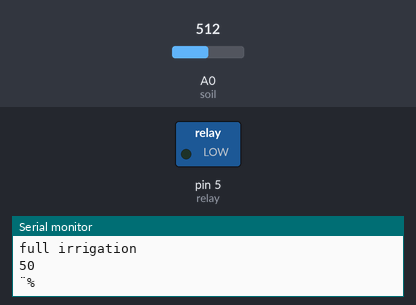
Bench run of a sketch on a simulated Arduino Uno, built with avr-gcc and run on an emulated ATmega328P. On the bench: switched loads named in the sketch (green lamp = pin HIGH), the last lines printed to the serial monitor. Inputs (shaded band) come from the test bench; at power-on: A0 (soil) = 512.

Above: at 1.8 s.
1.9 s: A0 (soil) set to 602
4.2 s: A0 (soil) set to 625
At 6.8 s:
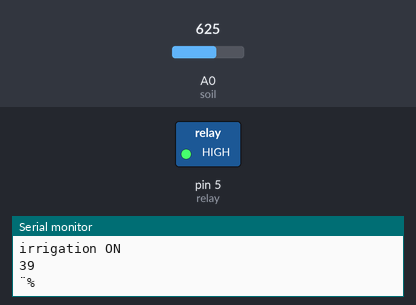
7.5 s: A0 (soil) set to 511
At 10.2 s:
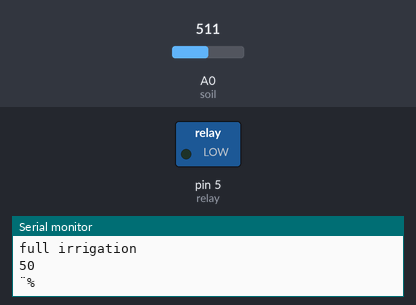
10.5 s: A0 (soil) set to 716
At 12.7 s:
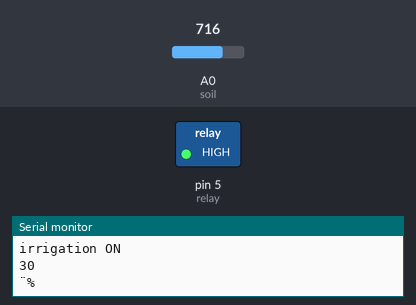
Timing chart, 0 to 14.2 s (numbered marks = the images above; inputs shaded):
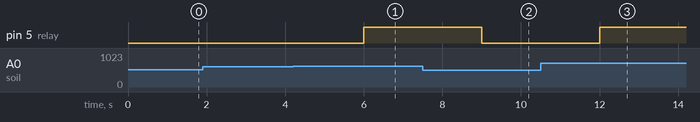

Measured:
- the behaviour switches between 616 and 617 on A0 (soil) (found by bisection; images 0 and 1)
- after the input at 4.2 s, pin 5 (relay): LOW → HIGH after 1.8 s
- after the input at 7.5 s, pin 5 (relay): HIGH → LOW after 1.5 s
- after the input at 10.5 s, pin 5 (relay): LOW → HIGH after 1.5 s

The sketch:

soil_irrigation.ino
```cpp
int relay = 5;
int soil = A0;
int himi,himidity;

void setup(){
  Serial.begin(9600);
  pinMode(relay,OUTPUT);
  pinMode(soil,INPUT);
  Serial.print("test irrigation ! ");

}


void loop(){
  himi = analogRead(soil);
  int himidity = map(himi ,1028 , 0 ,0 , 100);
  Serial.println(himidity);
  Serial.println("¨%");
  delay(1000);
  if(himidity < 40 ){
    digitalWrite(relay, HIGH);
    Serial.println("irrigation ON ");
  }
  else {
    digitalWrite(relay, LOW);
    Serial.println("full irrigation ");
  }

}
```
